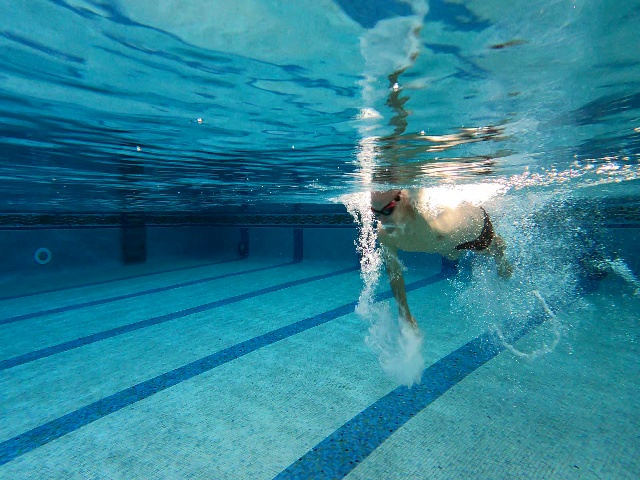
#> input picture data/images/Valset/V100011.jpg, 640 x 480 px, given in place of V300060.jpg, which was not available
$ jupyter execute --allow-errors Untitled.ipynb   (text cells are left out)
#> lines starting #> are read from the running program, lines starting #| are printed output that depends on the picture; after the words box and inside, x2 and y2 are one past the last pixel; in counts of white or black regions, pixels touching at a corner belong together; pictures that were not available may be replaced by others from this repository, and a replacement may not be noted
[cell 1]
import numpy as np
import cv2.cv2 as cv
import matplotlib.pyplot as plt
import seaborn as sns; sns.set()
import pandas as pd

[cell 2]
img = cv.imread("../Images/Valset/V300060.jpg")
#> img is the input picture: shape (480, 640, 3); mean B, G, R 151.2, 130.5, 44.1
img = cv.cvtColor(img, cv.COLOR_BGR2RGB)
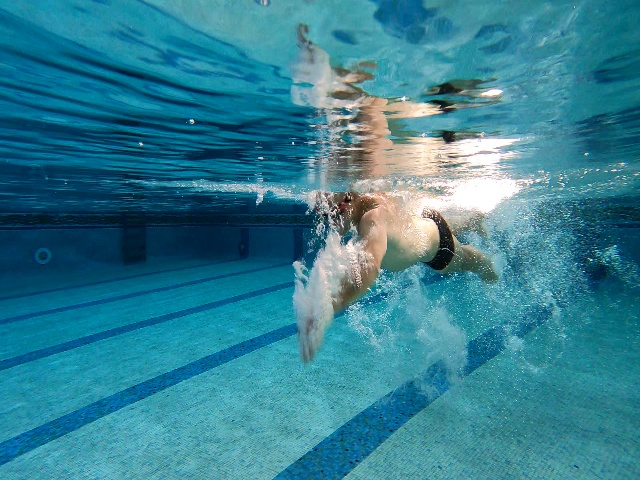
#> input picture data/images/Valset/V100035.jpg, 640 x 480 px, given in place of V100000.jpg, which was not available
#> further down, img is the input picture: shape (480, 640, 3); mean B, G, R 145.8, 127.4, 51.3

[cell 3]
plt.figure(figsize=(10,10))
plt.imshow(img)
plt.show()

[cell 4]
from Code.Preprocessing.CreateDataframe import createDataframe

[cell 5]
df = pd.DataFrame()

filename = "../Images/Valset/V1"
nbtraining=10

#> (the rest of this cell did not finish here and is left out)

[cell 6]
img2 = cv.cvtColor(img, cv.COLOR_BGR2HSV)
#> img2: shape (480, 640, 3); mean H, S, V 91, 180.5, 148
img2 = img2.reshape(-1, 3)

df = pd.DataFrame()
df['ColourCode(H)'] = img2[:, 0]
df['ColourCode(S)'] = img2[:, 1]
df['ColourCode(V)'] = img2[:, 2]

[cell 7]
from sklearn.mixture import GaussianMixture

[cell 8]
gmm = GaussianMixture(n_components=2).fit(df)

[cell 9]
labels = gmm.predict(df)
labels = labels.reshape((480,640))
plt.figure(figsize=(10,10))
plt.imshow(labels, cmap="gray")
plt.show()
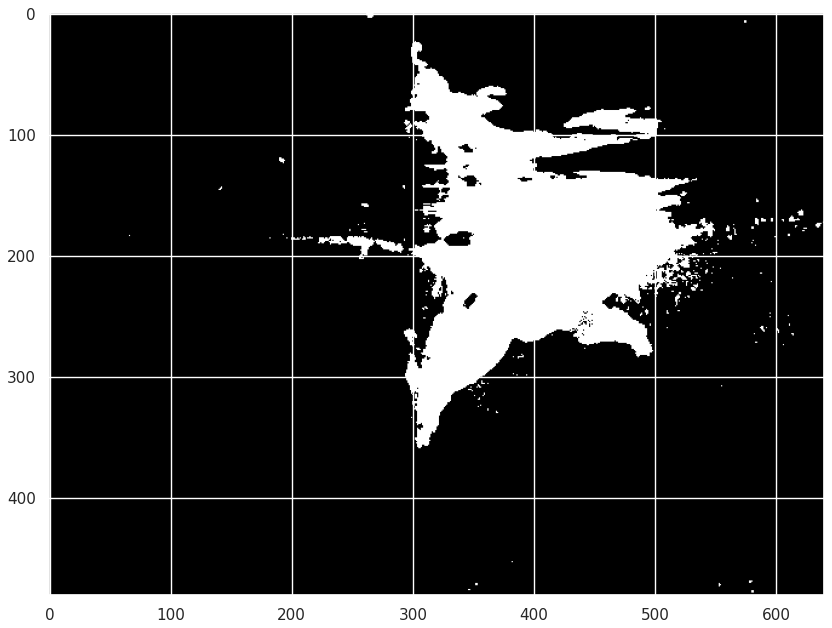
#> figure drawn by matplotlib, 1 panel

[cell 10]
saliency = cv.saliency.StaticSaliencyFineGrained_create()
(success, saliencyMap) = saliency.computeSaliency(img)
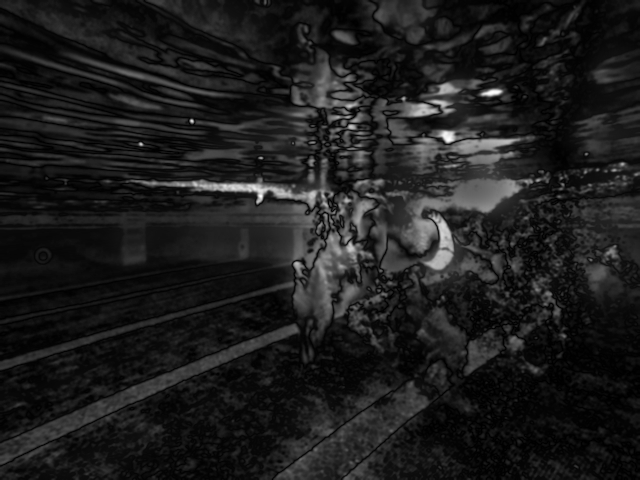
#> saliencyMap: shape (480, 640) float32; min 0, max 1, mean 0.114
#> success = True

saliencyMap = (saliencyMap * 255).astype("uint8")


suc, threshMap = cv.threshold(saliencyMap , 100, 255, cv.THRESH_BINARY)
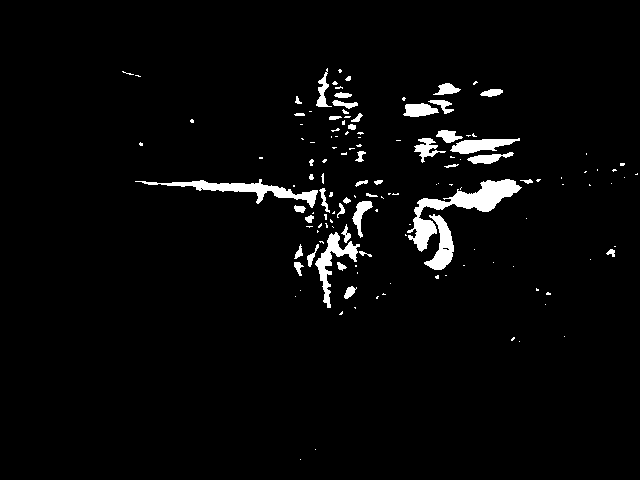
#> threshMap: shape (480, 640); 3.3% white; 138 white regions (94 under 20 px), largest, box (x1, y1, x2, y2) and area: (407, 179, 522, 252) 2164, (135, 179, 318, 208) 1292, (315, 232, 360, 308) 899

threshMap = cv.erode(threshMap, None, iterations=0)

plt.figure(figsize=(10,10))
plt.imshow(threshMap, cmap="gray")
plt.show()

[cell 11]
plt.figure(figsize=(10,10))
plt.imshow(img)
plt.show()

[cell 12]
img2 = cv.cvtColor(img, cv.COLOR_RGB2HSV)
#> img2: shape (480, 640, 3); mean H, S, V 29.6, 180.5, 148

#img2 = cv.medianBlur(img2, 5)

H, S, V = cv.split(img2)
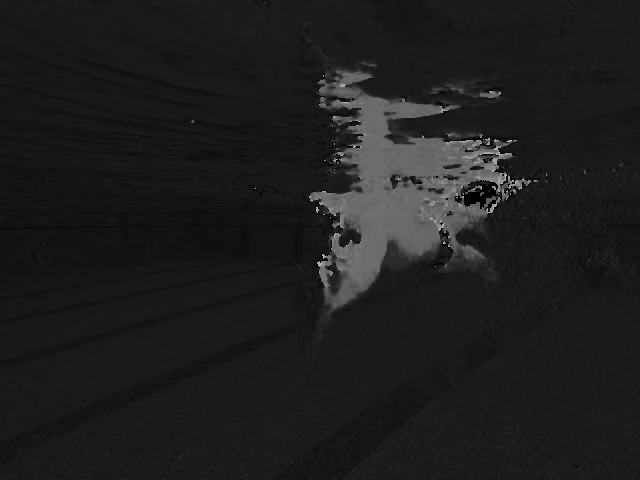
#> H: shape (480, 640); min 0, max 178, mean 29.6
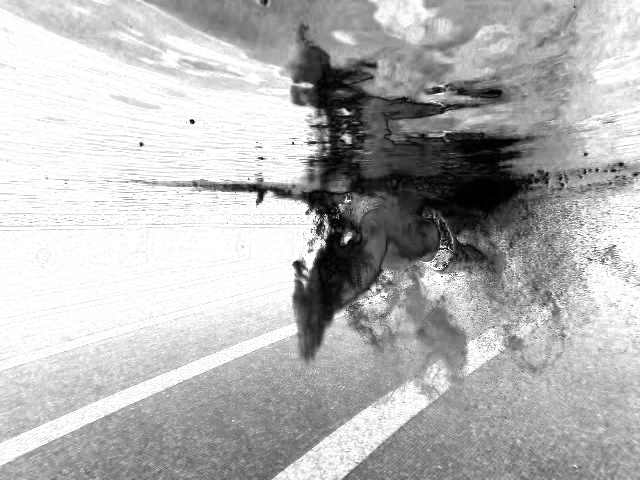
#> S: shape (480, 640); min 0, max 255, mean 180.5
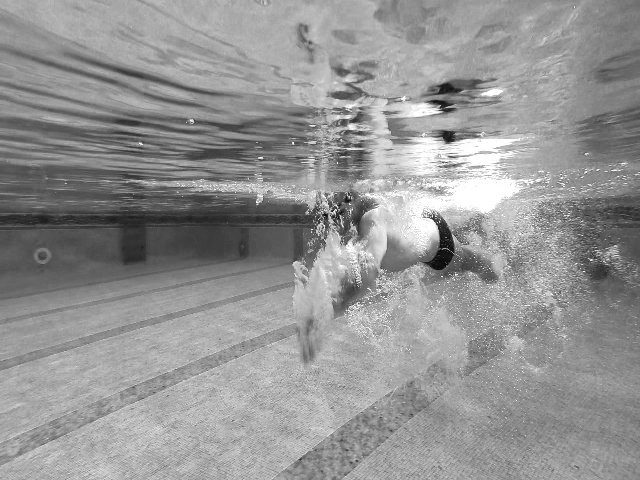
#> V: shape (480, 640); min 4, max 255, mean 148

M = ( S - V )
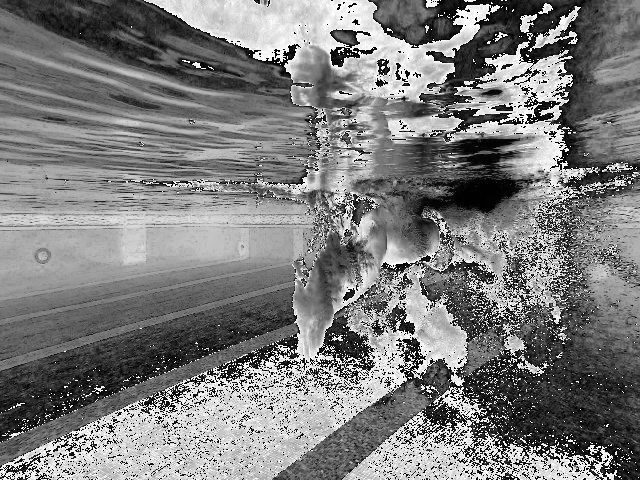
#> M: shape (480, 640); min 0, max 255, mean 124.5

plt.figure(figsize=(10,10))
plt.imshow(M, cmap="gray")
plt.show()

#> (a cell that did not finish here is left out)

[cell 14]
plt.figure(figsize=(10,10))
#> (the rest of this cell did not finish here and is left out)

[cell 15]
from __future__ import division, print_function

import numpy as np

try:
    from pylab import plt
except ImportError:
    print('Unable to import pylab. R_pca.plot_fit() will not work.')

try:
    # Python 2: 'xrange' is the iterative version
    range = xrange
except NameError:
    # Python 3: 'range' is iterative - no need for 'xrange'
    pass


class R_pca:

    # [16 lines left out: function __init__, not called in this run]

    @staticmethod
    def frobenius_norm(M):
        return np.linalg.norm(M, ord='fro')

    @staticmethod
    def shrink(M, tau):
        return np.sign(M) * np.maximum((np.abs(M) - tau), np.zeros(M.shape))

    def svd_threshold(self, M, tau):
        U, S, V = np.linalg.svd(M, full_matrices=False)
        return np.dot(U, np.dot(np.diag(self.shrink(S, tau)), V))

    # [54 lines left out: functions fit, plot_fit, not called in this run]

[cell 16]
color = img

intensity = cv.cvtColor(img, cv.COLOR_RGB2GRAY)
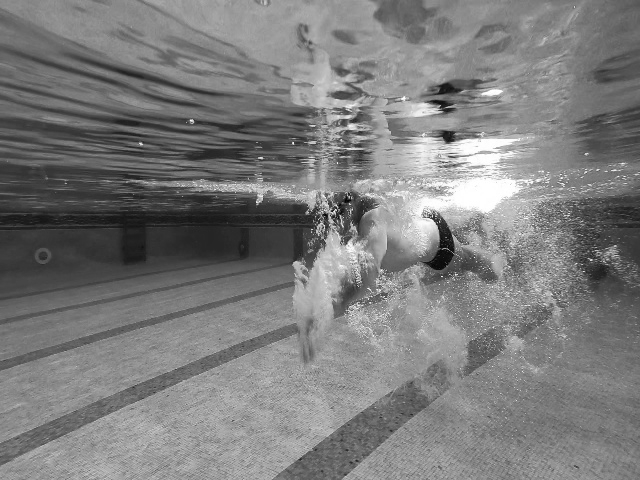
#> intensity: shape (480, 640); min 1, max 255, mean 124.2

c_int = intensity.std()
#> c_int = 41.34

img2 = cv.cvtColor(img, cv.COLOR_RGB2HSV)

H, S, transmission = cv.split(img2)

[cell 17]
c_int
#> Out = 41.34
